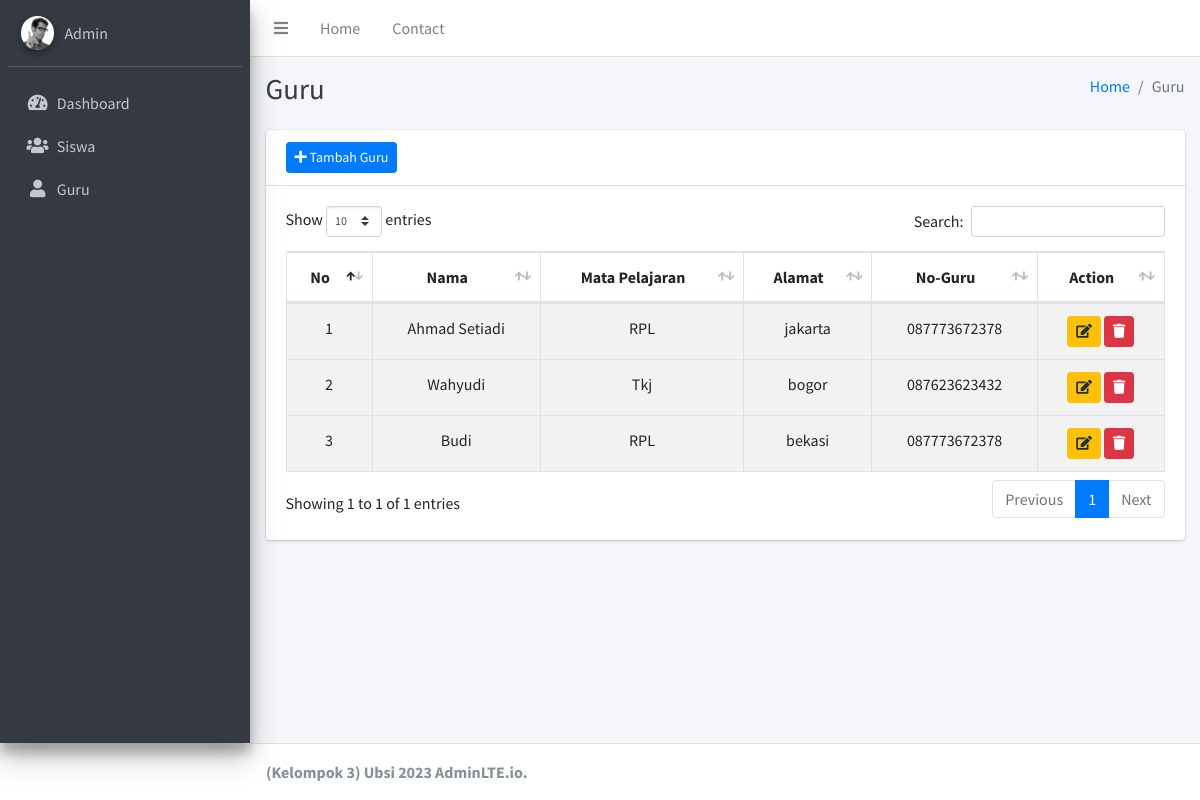
/index.php/guru, run on the app's committed database.
### tables this page shows
CREATE TABLE `tbl_guru` (
  `id_guru` int(11) NOT NULL,
  `nama_guru` varchar(25) NOT NULL,
  `mata_pelajaran` varchar(25) NOT NULL,
  `alamat` text NOT NULL,
  `no_telp` varchar(25) NOT NULL
);

### application/controllers/Guru.php (called while the page is built, shortened)
<?php
class Guru extends CI_Controller
{
    public function __construct()
    {
        $this->load->model("guru_model");
    }
    public function index()
    {
        $data['title'] = 'Guru';
        $data['guru'] = $this->guru_model->get_data('tbl_guru')->result();
        $this->load->view('templates/header', $data);
        $this->load->view('templates/sidebar', $data);
        $this->load->view('guru', $data);
        $this->load->view('templates/footer');
    }
}

### index.php (called while the page is built, shortened)
<?php
require_once BASEPATH.'core/CodeIgniter.php';

### application/models/guru_model.php (called while the page is built, shortened)
<?php
class guru_model extends CI_model
{
    public function get_data($table)
    {
        return $this->db->get($table);
    }
}

### application/views/guru.php (the view, shortened to what this page needs)
<div class="card">
    <div class="card-header">
        <a href="<?= base_url('guru/tambah') ?>" class="btn btn-primary btn-sm"><i class="fas fa-plus"></i> Tambah
            Guru </a>
    </div>
    <div class="card-body">
        <table id="example1" class="table table-bordered table-striped">
            <thead>
                <tr class="text-center">
                    <th>No</th>
                    <th>Nama</th>
                    <th>Mata Pelajaran</th>
                    <th>Alamat</th>
                    <th>No-Guru</th>
                    <th>Action</th>
                </tr>
            </thead>
            <?php $no = 1;
            foreach ($guru as $gr) : ?>
            <tbody>
                <tr class="text-center">
                    <td><?= $no++ ?></td>
                    <td><?= $gr->nama_guru ?></td>
                    <td><?= $gr->mata_pelajaran ?></td>
                    <td><?= $gr->alamat ?></td>
                    <td><?= $gr->no_telp ?></td>
                    <td>
                        <button data-toggle="modal" data-target="#edit<?= $gr->id_guru ?>"
                            class="btn btn-warning btn-sm"><i class="fas fa-edit"></i></button>
                        <a href="" class="btn btn-danger btn-sm"><i class="fas fa-trash"></i></a>
                    </td>
                </tr>
            </tbody>
            <?php endforeach ?>
        </table>
    </div>
</div>

### data on the page
tbl_guru: nama_guru "Ahmad Setiadi", mata_pelajaran "RPL", alamat "jakarta", no_telp "087773672378"
tbl_guru: nama_guru "Wahyudi", mata_pelajaran "Tkj", alamat "bogor", no_telp "087623623432"
tbl_guru: nama_guru "Budi", mata_pelajaran "RPL", alamat "bekasi", no_telp "087773672378"

### other printed values
$title "Guru"
